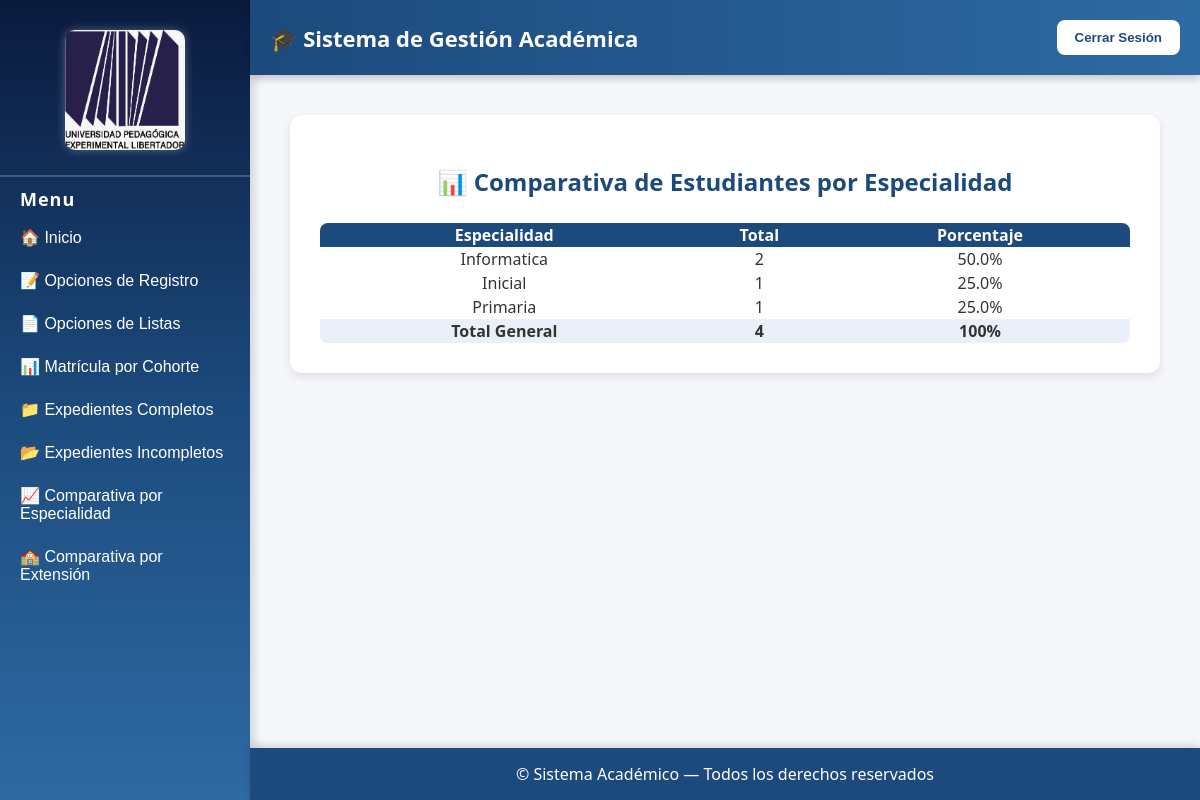
/reportes/comparativa-especialidad/, run on the app's committed database.
### estudiantes/models.py (models this page shows, shortened)
class Especialidad(models.Model):
    nombre_especialidad = models.CharField(max_length=100, unique=True)

### estudiantes/views.py (the view)
# urls.py: path('reportes/comparativa-especialidad/', views.comparativa_especialidad, name='comparativa_especialidad'),
def comparativa_especialidad(request):
    datos = (
        Estudiante.objects
        .values('especialidad__nombre_especialidad')
        .annotate(total=Count('id'))
        .order_by('especialidad__nombre_especialidad')
    )
    total_general = sum(d['total'] for d in datos)
    for d in datos:
        d['porcentaje'] = round((d['total'] / total_general * 100), 2) if total_general > 0 else 0
    contexto = {
        'datos': datos,
        'total_general': total_general
    }
    return render(request, 'comparativa_especialidad.html', contexto)

### estudiantes/templates/comparativa_especialidad.html (shortened to what this page needs)
{% extends 'home.html' %}
{% load static %}
{% block content %}
<div style="background: white; border-radius: 12px; box-shadow: 0 4px 10px rgba(0,0,0,0.1); padding: 30px; max-width: 1100px; margin: 0 auto;">
    <h2 style="color: #1c4a7c; text-align:center; margin-bottom: 25px;">📊 Comparativa de Estudiantes por Especialidad</h2>
    <table id="tablaEspecialidad" class="display nowrap" style="width:100%; border-collapse:collapse; border-radius:8px; overflow:hidden;">
        <thead>
            <tr style="background-color:#1c4a7c; color:white;">
                <th>Especialidad</th>
                <th>Total</th>
                <th>Porcentaje</th>
            </tr>
        </thead>
        <tbody>
            {% for d in datos %}
            <tr style="text-align:center;">
                <td>{{ d.especialidad__nombre_especialidad }}</td>
                <td>{{ d.total }}</td>
                <td>{{ d.porcentaje }}%</td>
            </tr>
            {% empty %}
            <tr>
                <td colspan="3" style="padding:15px; text-align:center; color:#666;">No hay datos disponibles.</td>
            </tr>
            {% endfor %}
        </tbody>
        <tfoot>
            <tr style="background-color:#eaf0fa; font-weight:bold;">
                <th>Total General</th>
                <th>{{ total_general }}</th>
                <th>100%</th>
            </tr>
        </tfoot>
    </table>
</div>
<link rel="stylesheet" href="https://cdn.datatables.net/2.0.8/css/dataTables.dataTables.min.css">
<link rel="stylesheet" href="https://cdn.datatables.net/buttons/3.0.2/css/buttons.dataTables.min.css">
{% endblock %}

### estudiantes/templates/home.html (style rules this page uses)
body { margin: 0; font-family: "Segoe UI", Tahoma, Geneva, Verdana, sans-serif; background-color: #f5f7fb; color: #333; display: flex; height: 100vh; }
main h2 { color: #003366; text-align: center; }

### data on the page
Especialidad: especialidad__nombre_especialidad "Informatica", total "2", porcentaje "50.0"
Especialidad: especialidad__nombre_especialidad "Inicial", total "1", porcentaje "25.0"
Especialidad: especialidad__nombre_especialidad "Primaria", total "1", porcentaje "25.0"

### other printed values
{{ total_general }} "4"
